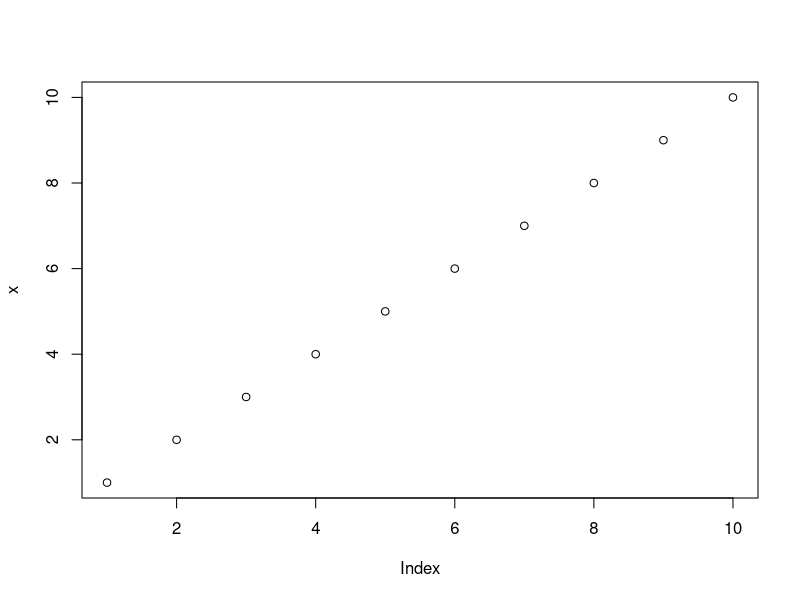
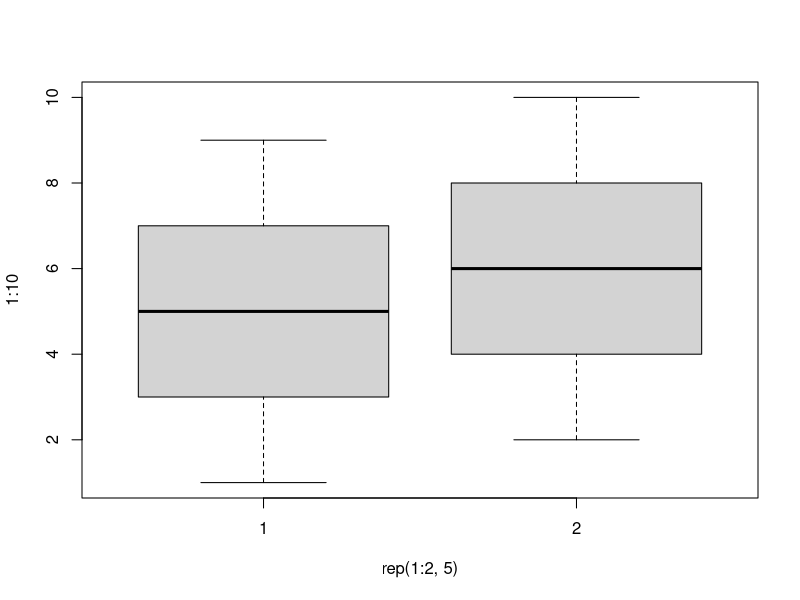
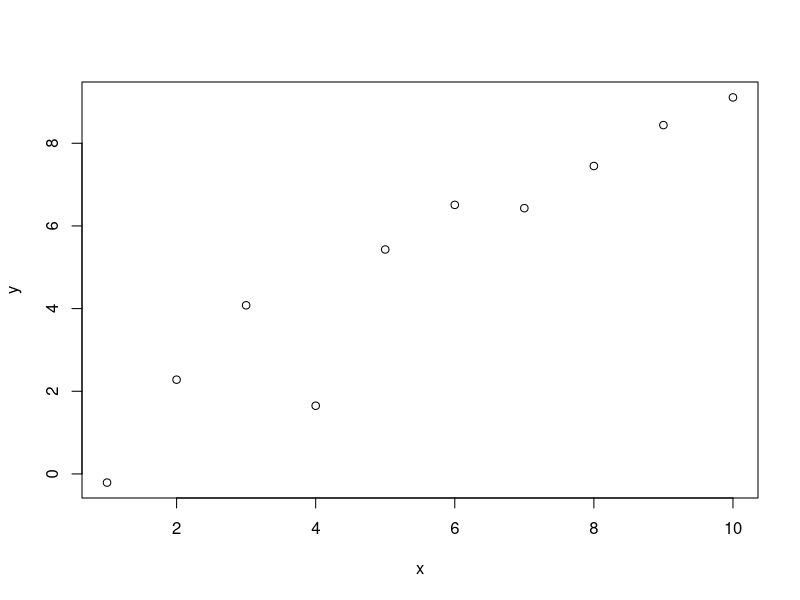
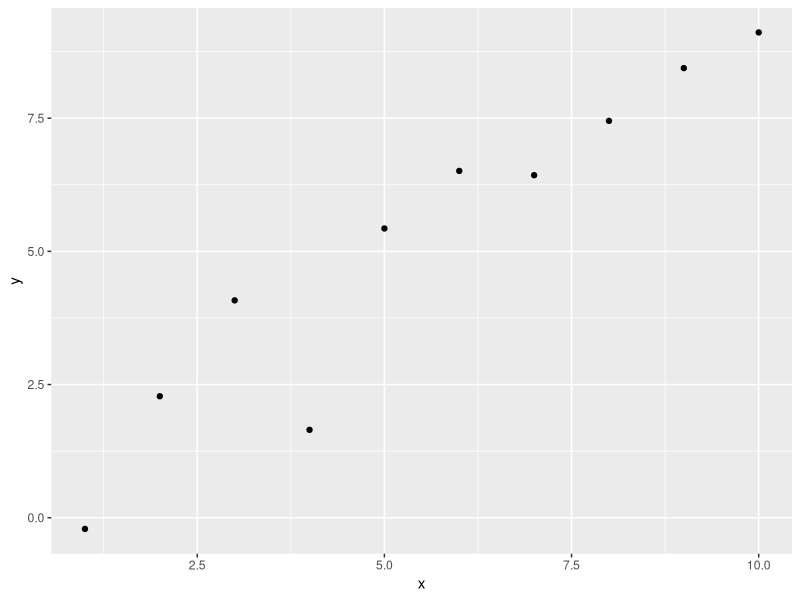
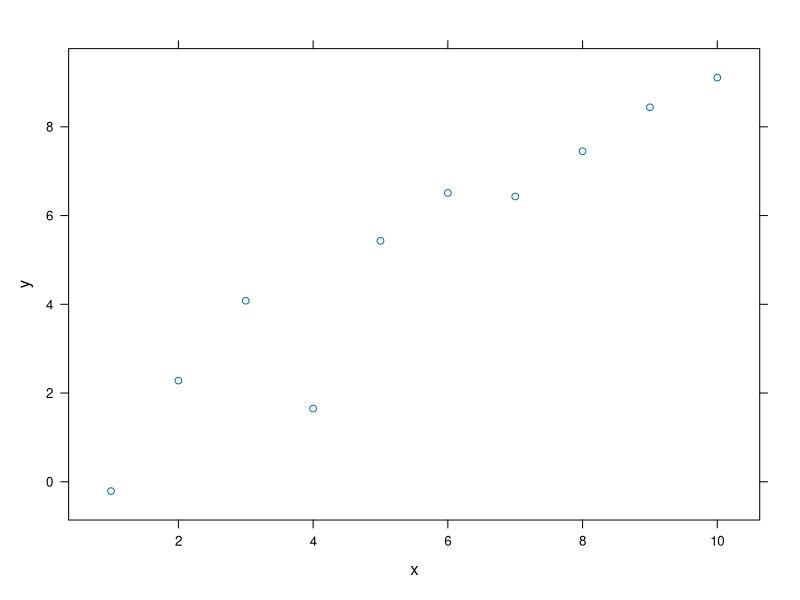
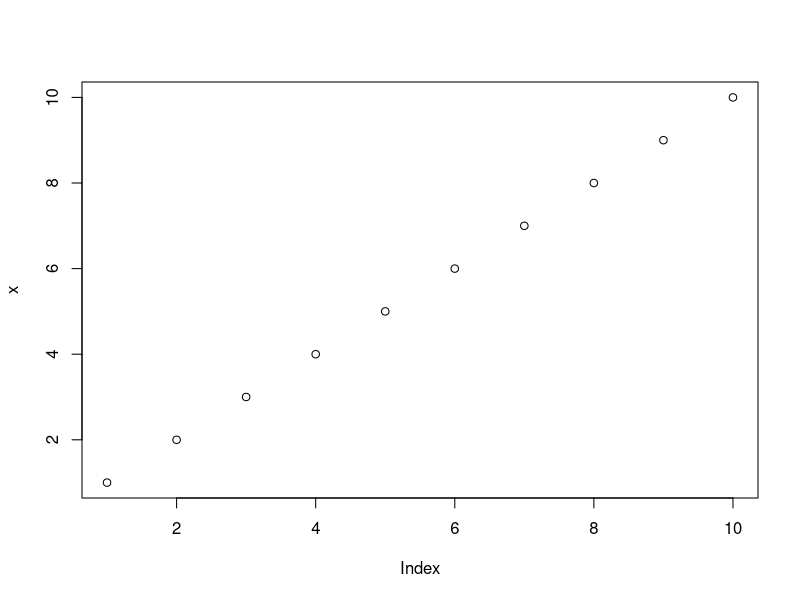

Write the R code that produced these figures, in order.
## ---- chunk 1
knitr::opts_chunk$set(echo = TRUE)
## ---- chunk 2
set.seed(1234)
library(ggplot2)
library(lattice)
## ---- chunk 3
    
## ---- chunk 4
x <- 1:10
y <- round(rnorm(10, x, 1), 2)
df <- data.frame(x, y)
df
## ---- chunk 5
plot(x)
## ---- chunk 6
boxplot(1:10~rep(1:2,5))
plot(x, y)
## ---- chunk 7
qplot(x, y, data=df)
## ---- chunk 8
xyplot(y~x)
## ---- chunk 9
cor(x,y)
## ---- chunk 10
cor(x,y)
## ---- chunk 11
plot(x)
